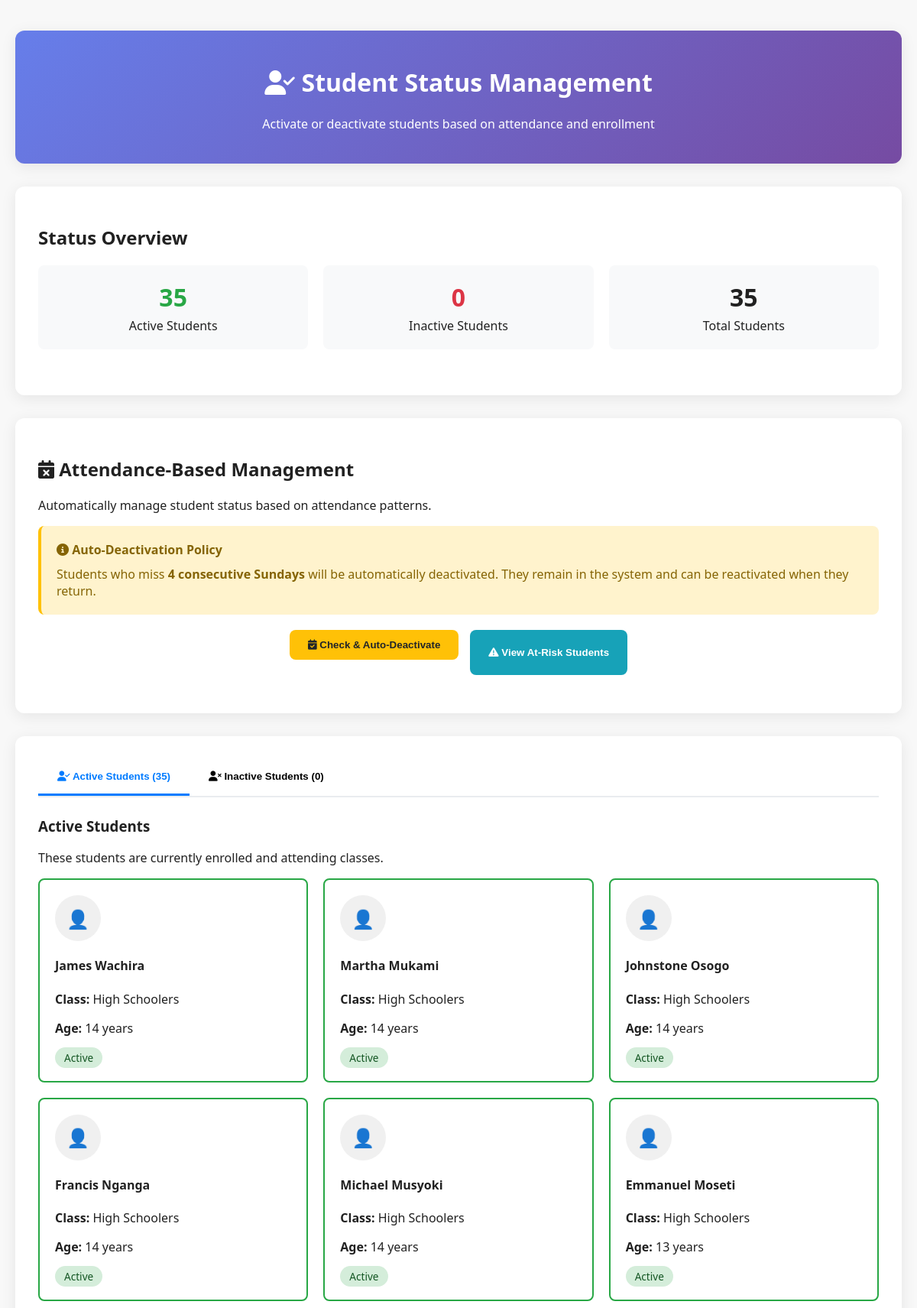
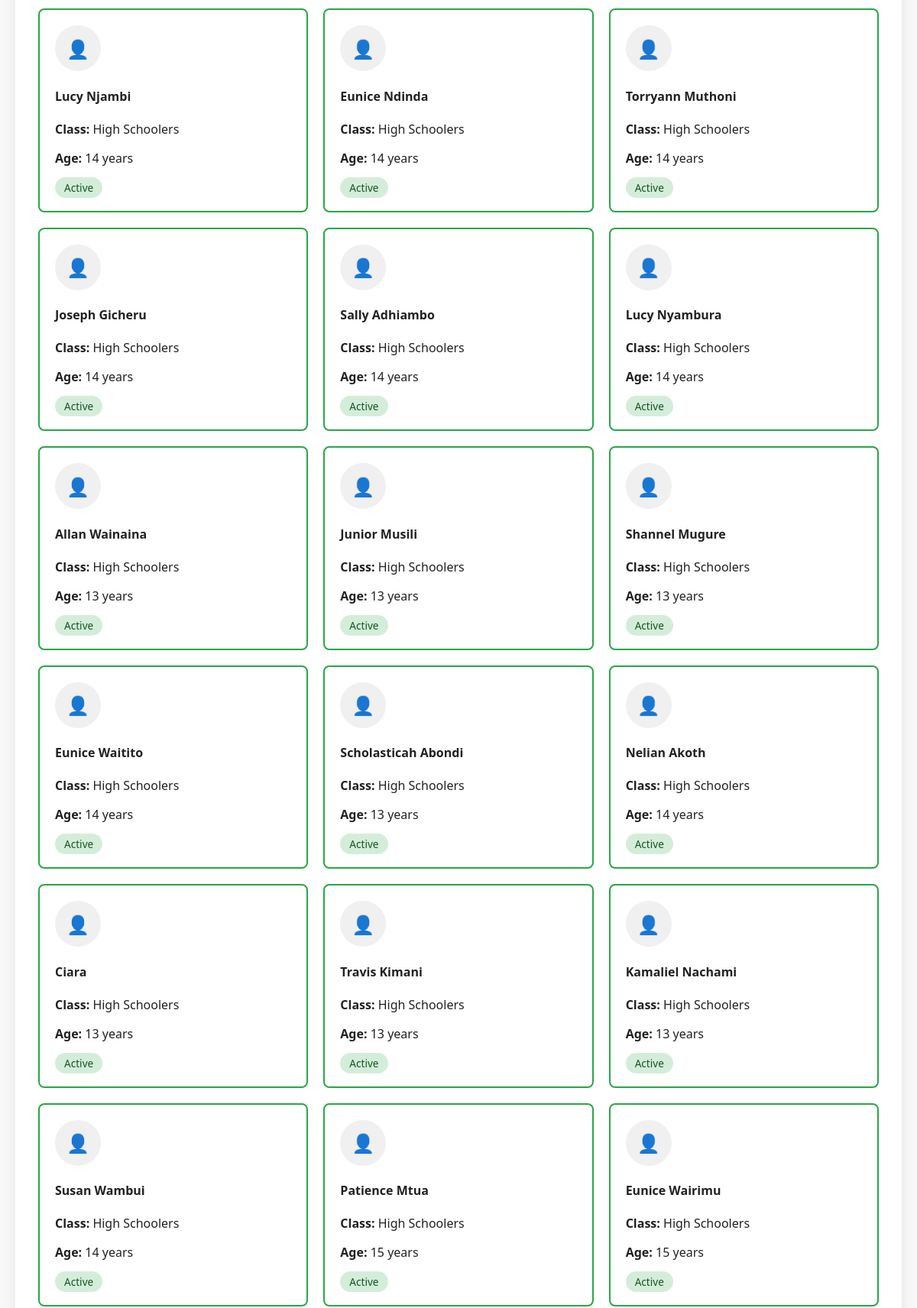
The app's page /manage_status (signed in, upper part) with its own data (2 pictures, top to bottom).
### app.py (models this page shows)
class Student(db.Model):
    id = db.Column(db.Integer, primary_key=True)
    name = db.Column(db.String(100), nullable=False)
    dob = db.Column(db.String(20), nullable=False)
    parent = db.Column(db.String(100))
    contact = db.Column(db.String(50))
    student_class = db.Column(db.String(50))
    status = db.Column(db.String(10), default="active")
    deletion_requested = db.Column(db.Boolean, default=False)
    profile_image = db.Column(db.String(200))  # Store image filename
    family_id = db.Column(db.String(50))  # For grouping family members

### app.py (the view, shortened to what this page needs)
@app.route('/manage_status', methods=['GET', 'POST'])
def manage_status():
    if not session.get("role") == "admin":
        flash("Access denied.", "danger")
        return redirect(url_for("dashboard"))
    students = Student.query.all()
    active_students = [s for s in students if s.status == 'active']
    inactive_students = [s for s in students if s.status == 'inactive']
    return render_template("manage_status.html",
                         active_students=active_students,
                         inactive_students=inactive_students)

### app.py (called while the page is built)
@app.context_processor
def inject_now():
    return {'now': datetime.now}

@app.context_processor
def utility_functions():
    def attendance_present(student_id, sunday):
        record = Attendance.query.filter_by(student_id=student_id, date=sunday).first()
        return record.present if record else False
    return dict(attendance_present=attendance_present)

### templates/manage_status.html (shortened to what this page needs)
<!DOCTYPE html>
<html lang="en">
<head>
    <link rel="stylesheet" href="{{ url_for('static', filename='css/styles.css') }}">
    <link rel="stylesheet" href="https://cdnjs.cloudflare.com/ajax/libs/font-awesome/6.5.0/css/all.min.css">
</head>
<body>
    <div class="status-container">
        <div class="status-card">
            <div class="card-header">
                <h1><i class="fas fa-user-check"></i> Student Status Management</h1>
                <p>Activate or deactivate students based on attendance and enrollment</p>
            </div>
        </div>
        <div class="status-card">
            <div class="card-content">
                <h2>Status Overview</h2>
                <div class="summary-stats">
                    <div class="stat-card">
                        <div class="stat-number stat-active">{{ active_students|length }}</div>
                        <div>Active Students</div>
                    </div>
                    <div class="stat-card">
                        <div class="stat-number stat-inactive">{{ inactive_students|length }}</div>
                        <div>Inactive Students</div>
                    </div>
                    <div class="stat-card">
                        <div class="stat-number">{{ (active_students|length + inactive_students|length) }}</div>
                        <div>Total Students</div>
                    </div>
                </div>
            </div>
        </div>
        <div class="status-card">
            <div class="card-content">
                <h2><i class="fas fa-calendar-times"></i> Attendance-Based Management</h2>
                <p>Automatically manage student status based on attendance patterns.</p>
                <div style="background: #fff3cd; padding: 20px; border-radius: 8px; margin-bottom: 20px; border-left: 4px solid #ffc107;">
                    <h4 style="margin: 0 0 10px 0; color: #856404;">
                        <i class="fas fa-info-circle"></i> Auto-Deactivation Policy
                    </h4>
                    <p style="margin: 0; color: #856404;">
                        Students who miss <strong>4 consecutive Sundays</strong> will be automatically deactivated.
                        They remain in the system and can be reactivated when they return.
                    </p>
                </div>
                <div style="display: flex; gap: 15px; justify-content: center; margin-bottom: 20px;">
                    <form method="POST" action="{{ url_for('check_attendance_deactivation') }}" style="display: inline;">
                        <button type="submit" class="btn btn-warning">
                            <i class="fas fa-calendar-check"></i> Check & Auto-Deactivate
                        </button>
                    </form>
                    <button onclick="checkAtRiskStudents()" class="btn btn-info">
                        <i class="fas fa-exclamation-triangle"></i> View At-Risk Students
                    </button>
                </div>
            </div>
        </div>
        <div class="status-card">
            <div class="card-content">
                <div class="status-tabs">
                    <button class="tab-btn active" onclick="showTab('active')">
                        <i class="fas fa-user-check"></i> Active Students ({{ active_students|length }})
                    </button>
                    <button class="tab-btn" onclick="showTab('inactive')">
                        <i class="fas fa-user-times"></i> Inactive Students ({{ inactive_students|length }})
                    </button>
                </div>
                <form method="POST" id="statusForm">
                    <div id="active-tab" class="tab-content active">
                        <h3>Active Students</h3>
                        <p>These students are currently enrolled and attending classes.</p>
                        {% if active_students %}
                        <div class="student-grid">
                            {% for student in active_students %}
                            <div class="student-card active-student" onclick="toggleStudent(this, {{ student.id }})">
                                {% if student.profile_image %}
                                    <img src="{{ url_for('static', filename='uploads/profiles/' + student.profile_image) }}"
                                         alt="{{ student.name }}" class="student-photo">
                                {% else %}
                                    <div class="default-avatar">👤</div>
                                {% endif %}
                                <h4>{{ student.name }}</h4>
                                <p><strong>Class:</strong> {{ student.student_class }}</p>
                                <p><strong>Age:</strong> {{ (2024 - student.dob.split('-')[0]|int) }} years</p>
                                <span class="status-badge status-active">Active</span>
                            </div>
                            {% endfor %}
                        </div>
                        {% else %}
                        <div style="text-align: center; padding: 40px; color: #666;">
                            <i class="fas fa-user-plus" style="font-size: 3rem; margin-bottom: 15px;"></i>
                            <h3>No Active Students</h3>
                            <p>All students are currently inactive.</p>
                        </div>
                        {% endif %}
                    </div>
                </form>
            </div>
        </div>
    </div>
</body>
</html>

### static/css/styles.css (style rules this page uses)
body { font-family: 'Segoe UI', sans-serif; margin: 0; padding: 0; background-color: #f8f8f8; color: #212121; }
form { margin-bottom: 20px; }

### templates/manage_status.html (style rules this page uses)
.status-container { max-width: 1200px; margin: 20px auto; padding: 20px; }
.status-card { background: white; border-radius: 12px; box-shadow: 0 4px 20px rgba(0,0,0,0.08); margin-bottom: 30px; overflow: hidden; }
.card-header { background: linear-gradient(135deg, #667eea 0%, #764ba2 100%); color: white; padding: 25px; text-align: center; }
.card-content { padding: 30px; }
.status-tabs { display: flex; border-bottom: 2px solid #e9ecef; margin-bottom: 25px; }
.tab-btn { padding: 15px 25px; border: none; background: none; cursor: pointer; font-weight: 600; border-bottom: 3px solid transparent; transition: all 0.3s; }
.tab-btn.active { color: #007bff; border-bottom-color: #007bff; }
.tab-content { display: none; }
.tab-content.active { display: block; }
.student-grid { display: grid; grid-template-columns: repeat(auto-fill, minmax(300px, 1fr)); gap: 20px; margin-bottom: 25px; }
.student-card { border: 2px solid #e9ecef; border-radius: 8px; padding: 20px; transition: all 0.3s; cursor: pointer; }
.student-card.active-student { border-color: #28a745; }
.default-avatar { width: 60px; height: 60px; border-radius: 50%; background: #f0f0f0; display: flex; align-items: center; justify-content: center; font-size: 24px; margin-bottom: 15px; }
.status-badge { padding: 4px 12px; border-radius: 20px; font-size: 0.85rem; font-weight: 500; }
.status-active { background: #d4edda; color: #155724; }
.btn { padding: 12px 24px; border-radius: 8px; border: none; font-weight: 600; cursor: pointer; transition: all 0.3s; text-decoration: none; display: inline-block; }
.btn-warning { background: #ffc107; color: #212529; }
.btn-info { background: #17a2b8; color: white; }
.summary-stats { display: grid; grid-template-columns: repeat(auto-fit, minmax(200px, 1fr)); gap: 20px; margin-bottom: 30px; }
.stat-card { background: #f8f9fa; padding: 20px; border-radius: 8px; text-align: center; }
.stat-number { font-size: 2rem; font-weight: bold; margin-bottom: 5px; }
.stat-active { color: #28a745; }
.stat-inactive { color: #dc3545; }

### records on screen
Student: name "James Wachira", student_class "High Schoolers", dob "14"
Student: name "Martha Mukami", student_class "High Schoolers", dob "14"
Student: name "Johnstone Osogo", student_class "High Schoolers", dob "14"
Student: name "Francis Nganga", student_class "High Schoolers", dob "14"
Student: name "Michael Musyoki", student_class "High Schoolers", dob "14"
Student: name "Emmanuel Moseti", student_class "High Schoolers", dob "13"
Student: name "Lucy Njambi", student_class "High Schoolers", dob "14"
Student: name "Eunice Ndinda", student_class "High Schoolers", dob "14"
Student: name "Torryann Muthoni", student_class "High Schoolers", dob "14"
Student: name "Joseph Gicheru", student_class "High Schoolers", dob "14"
Student: name "Sally Adhiambo", student_class "High Schoolers", dob "14"
Student: name "Lucy Nyambura", student_class "High Schoolers", dob "14"
Student: name "Allan Wainaina", student_class "High Schoolers", dob "13"
Student: name "Junior Musili", student_class "High Schoolers", dob "13"
Student: name "Shannel Mugure", student_class "High Schoolers", dob "13"
Student: name "Eunice Waitito", student_class "High Schoolers", dob "14"
Student: name "Scholasticah Abondi", student_class "High Schoolers", dob "13"
Student: name "Nelian Akoth", student_class "High Schoolers", dob "14"
Student: name "Ciara", student_class "High Schoolers", dob "13"
Student: name "Travis Kimani", student_class "High Schoolers", dob "13"
Student: name "Kamaliel Nachami", student_class "High Schoolers", dob "13"
Student: name "Susan Wambui", student_class "High Schoolers", dob "14"
Student: name "Patience Mtua", student_class "High Schoolers", dob "15"
Student: name "Eunice Wairimu", student_class "High Schoolers", dob "15"

### other values on screen
{{ active_students|length }} "35"
{{ inactive_students|length }} "0"
{{ (active_students|length + inactive_students|length) }} "35"
